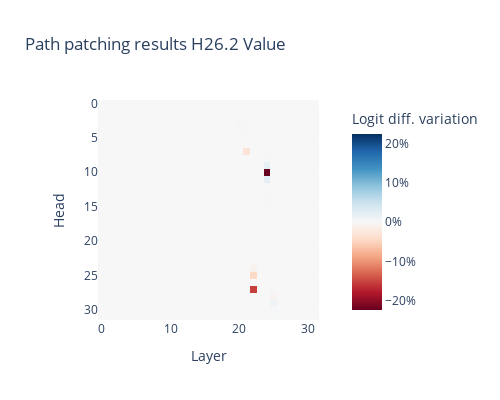
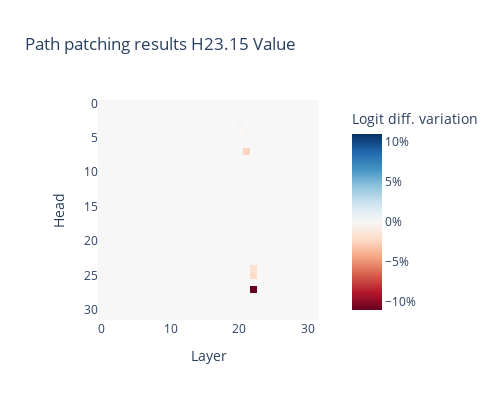
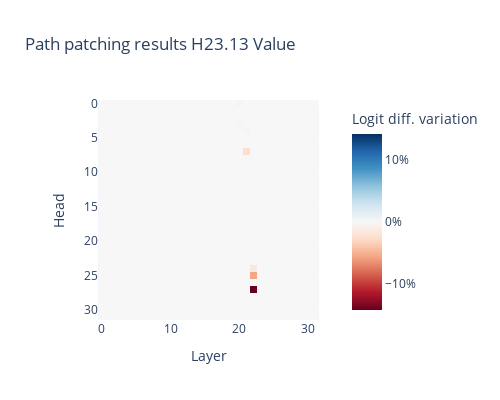

Notebook code cell kept with these figures, in order:
### Code cell
# Function Induction Heads
for head in [(26, 2), (23, 15), (23, 13)]:
    filename = "./results/llama_3_8b/ind_h{}_{}_v.pt".format(head[0], head[1])
    result = t.load(filename)
    visualize_heatmap(result, info = "H{}.{} Value".format(head[0], head[1]))

### Figure 1 — Plotly figure (JSON) as saved in the notebook; plotly's stock layout.template omitted (floating-point values rounded to 4 significant figures; data arrays with more than 128 entries replaced by an {"elided": "..."} marker saying what was removed)
{"data": [{"coloraxis": "coloraxis", "hovertemplate": "Layer: %{x}<br>Head: %{y}<br>Logit diff. variation: %{z}<extra></extra>", "name": "0", "type": "heatmap", "xaxis": "x", "yaxis": "y", "z": {"elided": "32x32 float values"}}], "layout": {"coloraxis": {"cmid": 0, "colorbar": {"ticksuffix": "%", "title": {"text": "Logit diff. variation"}}, "colorscale": [[0, "rgb(103,0,31)"], [0.1, "rgb(178,24,43)"], [0.2, "rgb(214,96,77)"], [0.3, "rgb(244,165,130)"], [0.4, "rgb(253,219,199)"], [0.5, "rgb(247,247,247)"], [0.6, "rgb(209,229,240)"], [0.7, "rgb(146,197,222)"], [0.8, "rgb(67,147,195)"], [0.9, "rgb(33,102,172)"], [1, "rgb(5,48,97)"]]}, "height": 400, "title": {"text": "Path patching results H26.2 Value"}, "width": 500, "xaxis": {"anchor": "y", "constrain": "domain", "domain": [0, 1], "scaleanchor": "y", "title": {"text": "Layer"}}, "yaxis": {"anchor": "x", "autorange": "reversed", "constrain": "domain", "domain": [0, 1], "title": {"text": "Head"}}}}

### Figure 2 — Plotly figure (JSON) as saved in the notebook; plotly's stock layout.template omitted (floating-point values rounded to 4 significant figures; data arrays with more than 128 entries replaced by an {"elided": "..."} marker saying what was removed)
{"data": [{"coloraxis": "coloraxis", "hovertemplate": "Layer: %{x}<br>Head: %{y}<br>Logit diff. variation: %{z}<extra></extra>", "name": "0", "type": "heatmap", "xaxis": "x", "yaxis": "y", "z": {"elided": "32x32 float values"}}], "layout": {"coloraxis": {"cmid": 0, "colorbar": {"ticksuffix": "%", "title": {"text": "Logit diff. variation"}}, "colorscale": [[0, "rgb(103,0,31)"], [0.1, "rgb(178,24,43)"], [0.2, "rgb(214,96,77)"], [0.3, "rgb(244,165,130)"], [0.4, "rgb(253,219,199)"], [0.5, "rgb(247,247,247)"], [0.6, "rgb(209,229,240)"], [0.7, "rgb(146,197,222)"], [0.8, "rgb(67,147,195)"], [0.9, "rgb(33,102,172)"], [1, "rgb(5,48,97)"]]}, "height": 400, "title": {"text": "Path patching results H23.15 Value"}, "width": 500, "xaxis": {"anchor": "y", "constrain": "domain", "domain": [0, 1], "scaleanchor": "y", "title": {"text": "Layer"}}, "yaxis": {"anchor": "x", "autorange": "reversed", "constrain": "domain", "domain": [0, 1], "title": {"text": "Head"}}}}

### Figure 3 — Plotly figure (JSON) as saved in the notebook; plotly's stock layout.template omitted (floating-point values rounded to 4 significant figures; data arrays with more than 128 entries replaced by an {"elided": "..."} marker saying what was removed)
{"data": [{"coloraxis": "coloraxis", "hovertemplate": "Layer: %{x}<br>Head: %{y}<br>Logit diff. variation: %{z}<extra></extra>", "name": "0", "type": "heatmap", "xaxis": "x", "yaxis": "y", "z": {"elided": "32x32 float values"}}], "layout": {"coloraxis": {"cmid": 0, "colorbar": {"ticksuffix": "%", "title": {"text": "Logit diff. variation"}}, "colorscale": [[0, "rgb(103,0,31)"], [0.1, "rgb(178,24,43)"], [0.2, "rgb(214,96,77)"], [0.3, "rgb(244,165,130)"], [0.4, "rgb(253,219,199)"], [0.5, "rgb(247,247,247)"], [0.6, "rgb(209,229,240)"], [0.7, "rgb(146,197,222)"], [0.8, "rgb(67,147,195)"], [0.9, "rgb(33,102,172)"], [1, "rgb(5,48,97)"]]}, "height": 400, "title": {"text": "Path patching results H23.13 Value"}, "width": 500, "xaxis": {"anchor": "y", "constrain": "domain", "domain": [0, 1], "scaleanchor": "y", "title": {"text": "Layer"}}, "yaxis": {"anchor": "x", "autorange": "reversed", "constrain": "domain", "domain": [0, 1], "title": {"text": "Head"}}}}
